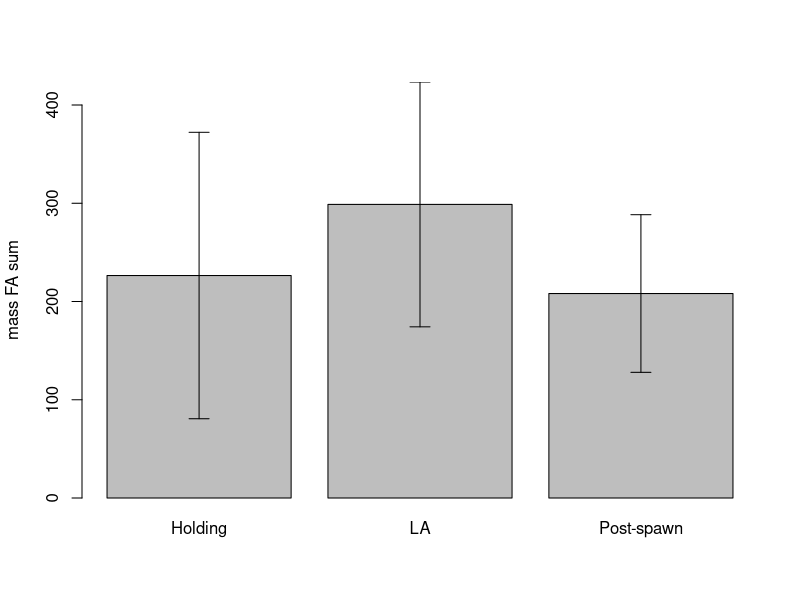
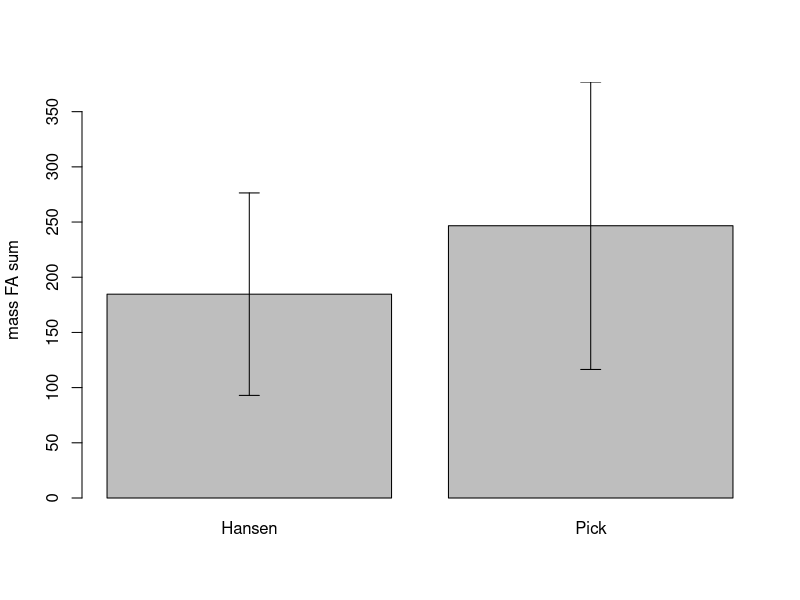

Generate these figures, in order, with R: (Note: this script raises an error after producing the figures.)
#change this path so that it points to the folder "j_lee_stats_2015" on your computer
setwd("C:/Users/Mike/git/j_lee_stats_2015")
setwd("/home/mike/git/alaska_salmon_stats")

#run all of this
mass <- read.csv('massFAsum.csv')
mass$Stream <- as.vector(mass$Stream)
mass[mass=='na'] <- NA
mass$Stream <- factor(mass$Stream)

error.bars <- function(x, y, upper, lower=upper, cap.length=0.1, horiz=F,...){
    if(length(x) != length(y) | length(y) !=length(lower) | length(lower) != length(upper))
        stop("One or more vectors is not the same length")

    if(horiz==F) {
        arrows(x,y+upper, x, y-lower, angle=90, code=3, length=cap.length, ...)
    } else if (horiz==T) {
        arrows(x+upper,y, x-lower, y, angle=90, code=3, length=cap.length, ...)
    }
}

#run this section to see a plot of mass by timepoint
#(make sure the plot window is big enough to see labels)
means <- tapply(mass$Mass.FA.sum, mass$TimePt, mean)
sds <- tapply(mass$Mass.FA.sum, mass$TimePt, sd)
mids <- barplot(means, ylim=c(0, max(means+sds)), ylab='mass FA sum')
error.bars(mids, means, sds)

#run this section to see a plot of mass by stream
#(make sure the plot window is big enough to see labels)
means1 <- tapply(mass$Mass.FA.sum, mass$Stream, mean, na.rm=TRUE)
sds1 <- tapply(mass$Mass.FA.sum, mass$Stream, sd, na.rm=TRUE)
mids1 <- barplot(means1, ylim=c(0, max(means1+sds1)), ylab='mass FA sum')
error.bars(mids1, means1, sds1)

#run this section to see a plot of mass by timepoint*stream
#(make sure the plot window is big enough to see labels)
sites <- as.vector(mass$Stream)
sites[is.na(sites)] <- 'Entry'
sites <- factor(sites)

pdf('massFAsum.pdf', width=6, height=5)
defpar <- par(mar=c(4,4,1,0))
means2 <-aggregate(mass$Mass.FA.sum, list(mass$TimePt, sites), mean)
SEs2 <- aggregate(mass$Mass.FA.sum, list(mass$TimePt, sites),
                  function(i) sd(i)/sqrt(length(i)))
mids2 <- barplot(means2[,3][c(1,2,4,3,5)], ylim=c(0, max(means2[,3]+sds2[,3])),
     # names.arg=paste(means2[,1], means2[,2]),
     ylab='', xlim=c(0,10),
     names.arg='', space=c(.2,.8,.2,.8,.2),
     density=c(-1,-1,30,-1,30), legend.text=c('','Hansen','Pick'),
     width=1.1, col=c('white',rep('gray40',4)), lwd=1.5,
     args.legend=list(x=10.1, y=240, bty='n',
                      border=c('white','black','black')))
error.bars(mids2, means2[,3][c(1,2,4,3,5)], SEs2[,3][c(1,2,4,3,5)],
           cap.length=.05)
axis(1, at=c(.8,3.4,6.7), labels=c('Lake entry', 'Holding', 'Post-spawn'),
     tick=FALSE, line=NA, padj=-1)
mtext('Time', 1, line=2, font=2, cex=1.3, at=4)
mtext('FA %', 2, line=2.4, font=2, cex=1.3)
par(defpar)
dev.off()

#does time alone affect mass?
mod1 <- lm(Mass.FA.sum ~ TimePt, data=mass)
anova(mod1) #no, p=0.1516; F=1.9679; df=2,45

#does stream alone affect mass?
mod2 <- lm(Mass.FA.sum ~ Stream, data=mass)
anova(mod2) #no, p=0.1018; F=2.8193; df=1,36

#does sex alone affect mass?
mod3 <- lm(Mass.FA.sum ~ Sex, data=mass)
anova(mod3) #no, p=0.8678; F=0.028; df=1,46

#what about stream and time?
mod4 <- lm(Mass.FA.sum ~ Stream + TimePt, data=mass)
anova(mod4) #no, let me know if want p/F/df values for this

#stream and sex?
mod5 <- lm(Mass.FA.sum ~ Stream + Sex, data=mass)
anova(mod5) #no, let me know if want p/F/df values for this

#sex and time?
mod6 <- lm(Mass.FA.sum ~ TimePt + Sex, data=mass)
anova(mod6) #no, let me know if want p/F/df values for this

#all three?
mod7 <- lm(Mass.FA.sum ~ ., data=mass)
anova(mod7) #no, let me know if want p/F/df values for this

#testing for interactions:
modx <- lm(Mass.FA.sum ~ Stream * Sex, data=mass) #stream + sex + interaction
anova(modx)
modx <- lm(Mass.FA.sum ~ Stream * TimePt, data=mass) #stream + time + interaction
anova(modx)
modx <- lm(Mass.FA.sum ~ Sex * TimePt, data=mass) #sex + time + interaction
anova(modx)
modx <- lm(Mass.FA.sum ~ . * ., data=mass) #everything plus interactions
anova(modx)

#non significant across the board. let me know if you want p/F/df for any of these
